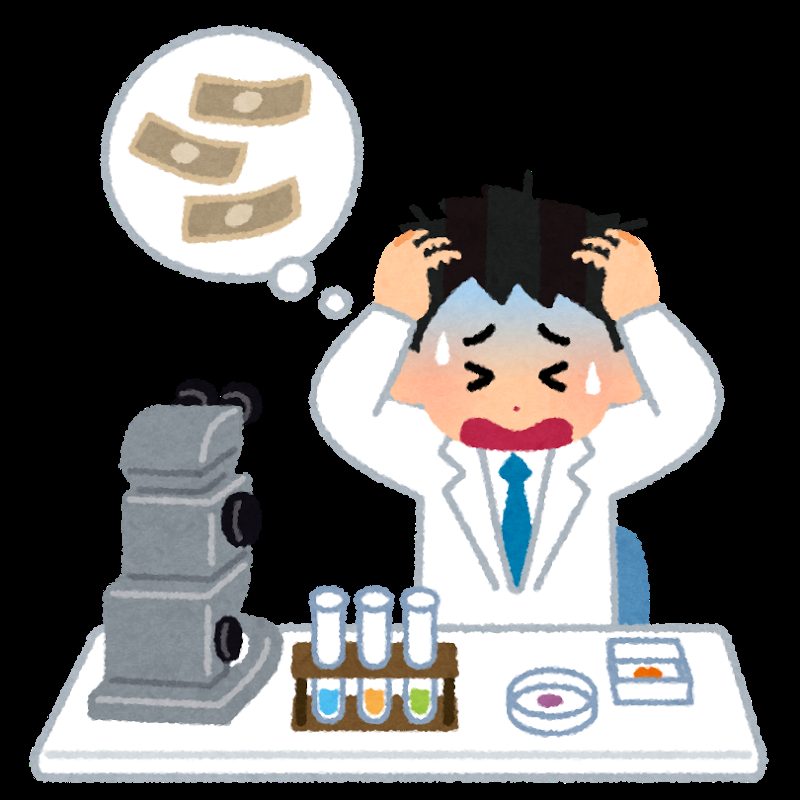
%> input picture kenkyu_man_shikinbusoku.png, 800 x 800 px
$ octave kadai3.m   (GNU Octave 9; MATLAB toolbox functions it lacks are replaced by stand-ins)
%> lines starting %> are read from the running program, lines starting %| are printed output that depends on the picture; in (x1, y1, x2, y2) boxes, pixels count from 0 and x2, y2 are one past the last pixel; in counts of white or black regions, pixels touching at a corner belong together; the program's own positions count from 1
% 課題３　閾値処理
% 閾値を4パターン設定し,閾値処理た画像を示せ．
% 下記はサンプルプログラムである．
% 課題作成にあたっては「Lenna」以外の画像を用いよ．

clear; % 変数のオールクリア

ORG=imread('kenkyu_man_shikinbusoku.png'); % 原画像の入力
%> ORG is the input picture: size 800x800x3 uint8; mean R, G, B 99.1, 97.7, 97.1
ORG= rgb2gray(ORG); % カラー画像を白黒濃淡画像へ変換
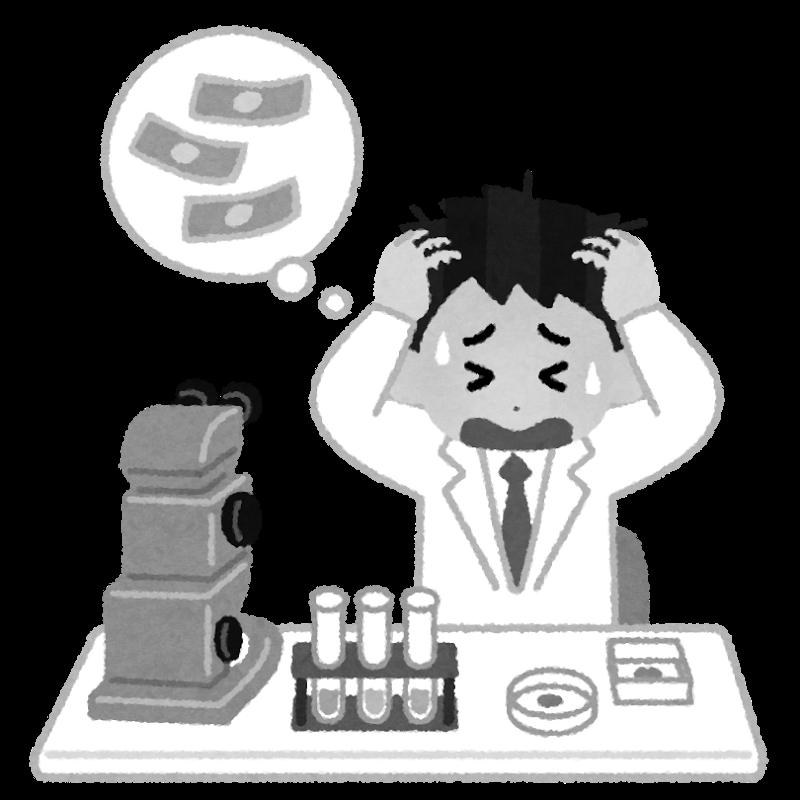
%> ORG: size 800x800 uint8; min 0, max 255, mean 98

imagesc(ORG); colormap(gray); colorbar; % 画像の表示
pause;

IMG = ORG > 64; % 輝度値が64以上の画素を1，その他を0に変換
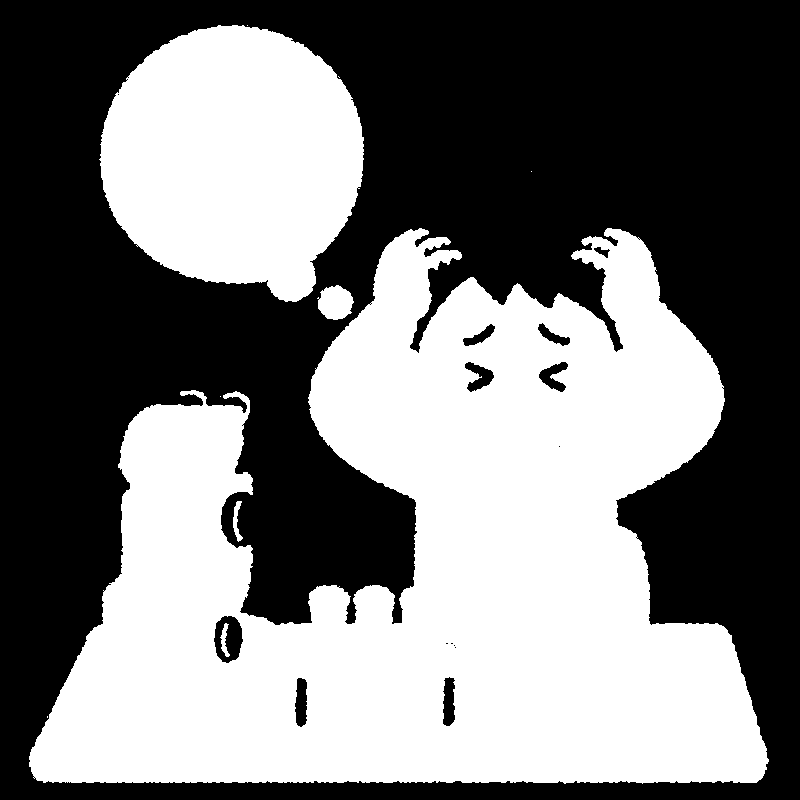
%> IMG: size 800x800 logical; 46.9% white; 10 white regions (5 under 20 px), largest, box (x1, y1, x2, y2) and area: (29, 228, 769, 784) 243718, (99, 25, 364, 302) 55036, (317, 285, 354, 320) 941, (233, 501, 243, 542) 187, (220, 623, 230, 657) 153
imagesc(IMG); colormap(gray); colorbar;
pause;

IMG = ORG > 96;
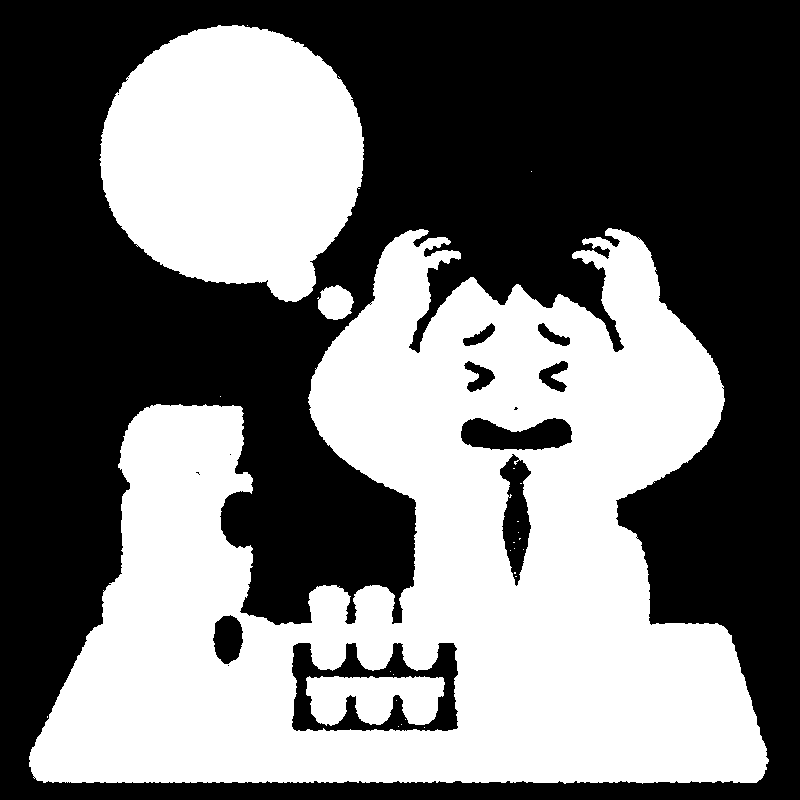
%> IMG: size 800x800 logical; 45.1% white; 27 white regions (23 under 20 px), largest, box (x1, y1, x2, y2) and area: (29, 228, 769, 784) 227092, (99, 25, 364, 302) 55031, (306, 676, 445, 726) 5352, (317, 285, 354, 320) 941
imagesc(IMG); colormap(gray); colorbar;
pause;

IMG = ORG > 128;
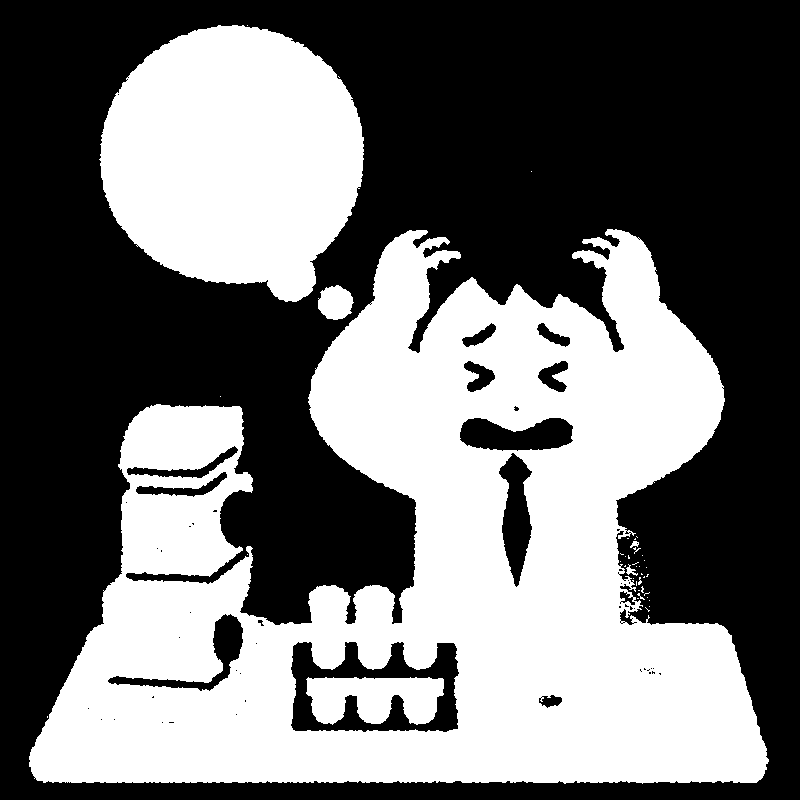
%> IMG: size 800x800 logical; 44% white; 42 white regions (36 under 20 px), largest, box (x1, y1, x2, y2) and area: (29, 229, 769, 784) 220113, (99, 25, 364, 302) 55029, (306, 677, 444, 725) 4987, (318, 285, 354, 320) 936, (626, 564, 638, 576) 57, (630, 541, 639, 548) 36
imagesc(IMG); colormap(gray); colorbar;
pause;

IMG = ORG > 192;
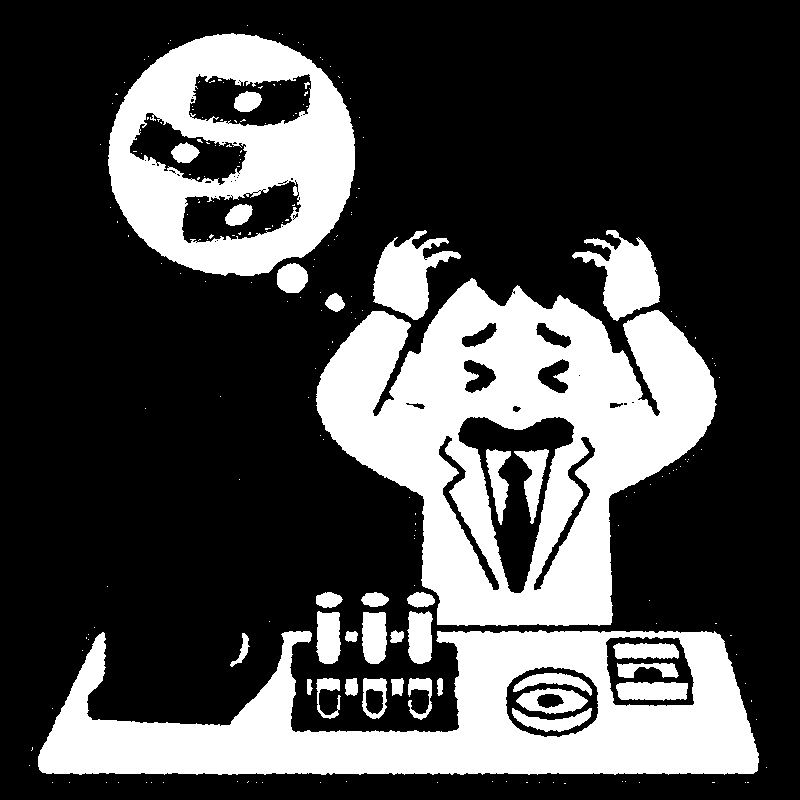
%> IMG: size 800x800 logical; 28.8% white; 213 white regions (178 under 20 px), largest, box (x1, y1, x2, y2) and area: (316, 278, 717, 626) 72258, (38, 630, 759, 775) 54581, (108, 33, 355, 276) 33212
imagesc(IMG); colormap(gray); colorbar;
